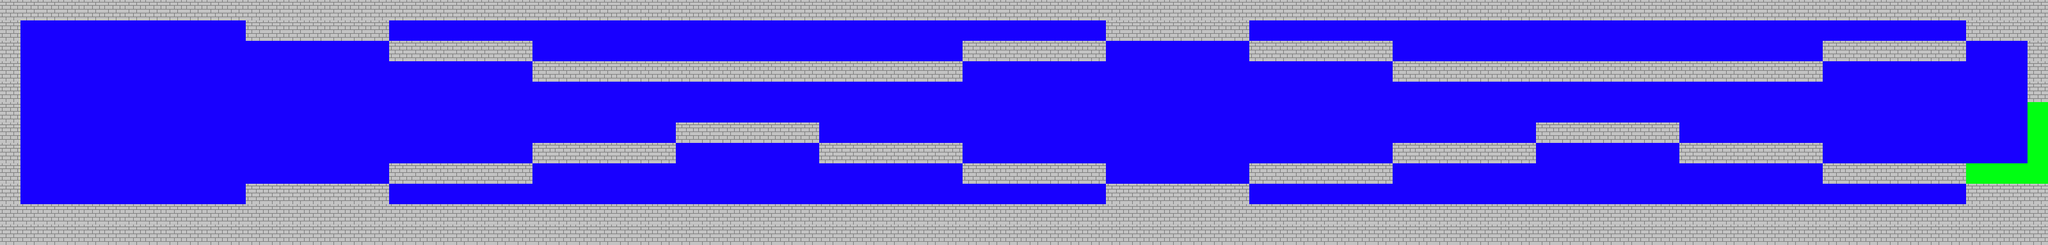

A 2D game scene composited from a Tiled map and its tileset images. What follows is a short description and the map's XML, with each tile layer's data collapsed to a summary:
An orthogonal 100x12 tile map with 32x32 px tiles, 3 tile layers (gray, blue, Finish) and 20 objects.

<map version="1.0" orientation="orthogonal" width="100" height="12" tilewidth="32" tileheight="32">
 <tileset firstgid="1" name="assets" tilewidth="32" tileheight="32">
  <image source="TownAssets.png" width="192" height="96" />
 </tileset>
 <layer name="gray" width="100" height="12">
  <data>[1200 cells, 490 non-empty, 1 distinct tile ids]</data>
 </layer>
 <layer name="blue" width="100" height="12">
  <data>[1200 cells, 710 non-empty, 2 distinct tile ids]</data>
 </layer>
 <layer name="Finish" width="100" height="12">
  <data>[1200 cells, 7 non-empty, 1 distinct tile ids]</data>
 </layer>
 <objectgroup name="Coins" width="100" height="12">
  <object x="204" y="248" width="43" height="55">
   <ellipse />
  </object>
  <object x="483" y="241" width="40" height="39">
   <ellipse />
  </object>
  <object x="676" y="212" width="37" height="37">
   <ellipse />
  </object>
  <object x="1117" y="165" width="36" height="25">
   <ellipse />
  </object>
  <object x="1209" y="163" width="59" height="26">
   <ellipse />
  </object>
  <object x="1051" y="158" width="44" height="29">
   <ellipse />
  </object>
  <object x="1772" y="232" width="37" height="46">
   <ellipse />
  </object>
  <object x="1855" y="241" width="38" height="39">
   <ellipse />
  </object>
  <object x="1999" y="229" width="52" height="25">
   <ellipse />
  </object>
  <object x="2231" y="183" width="40" height="38">
   <ellipse />
  </object>
  <object x="1581" y="218" width="66" height="33">
   <ellipse />
  </object>
  <object x="2394" y="155" width="45" height="39">
   <ellipse />
  </object>
  <object x="2489" y="155" width="36" height="40">
   <ellipse />
  </object>
  <object x="2561" y="154" width="53" height="37">
   <ellipse />
  </object>
  <object x="2735" y="181" width="55" height="41">
   <ellipse />
  </object>
  <object x="2985" y="222" width="50" height="36">
   <ellipse />
  </object>
  <object x="924" y="194" width="52" height="26">
   <ellipse />
  </object>
 </objectgroup>
 <objectgroup name="Mine" width="100" height="12">
  <object x="1474" y="195" width="41" height="29">
   <ellipse />
  </object>
  <object x="2646" y="172" width="51" height="51">
   <ellipse />
  </object>
  <object x="549" y="243" width="53" height="38">
   <ellipse />
  </object>
 </objectgroup>
 <objectgroup name="PowerUp" width="100" height="12" />
</map>
